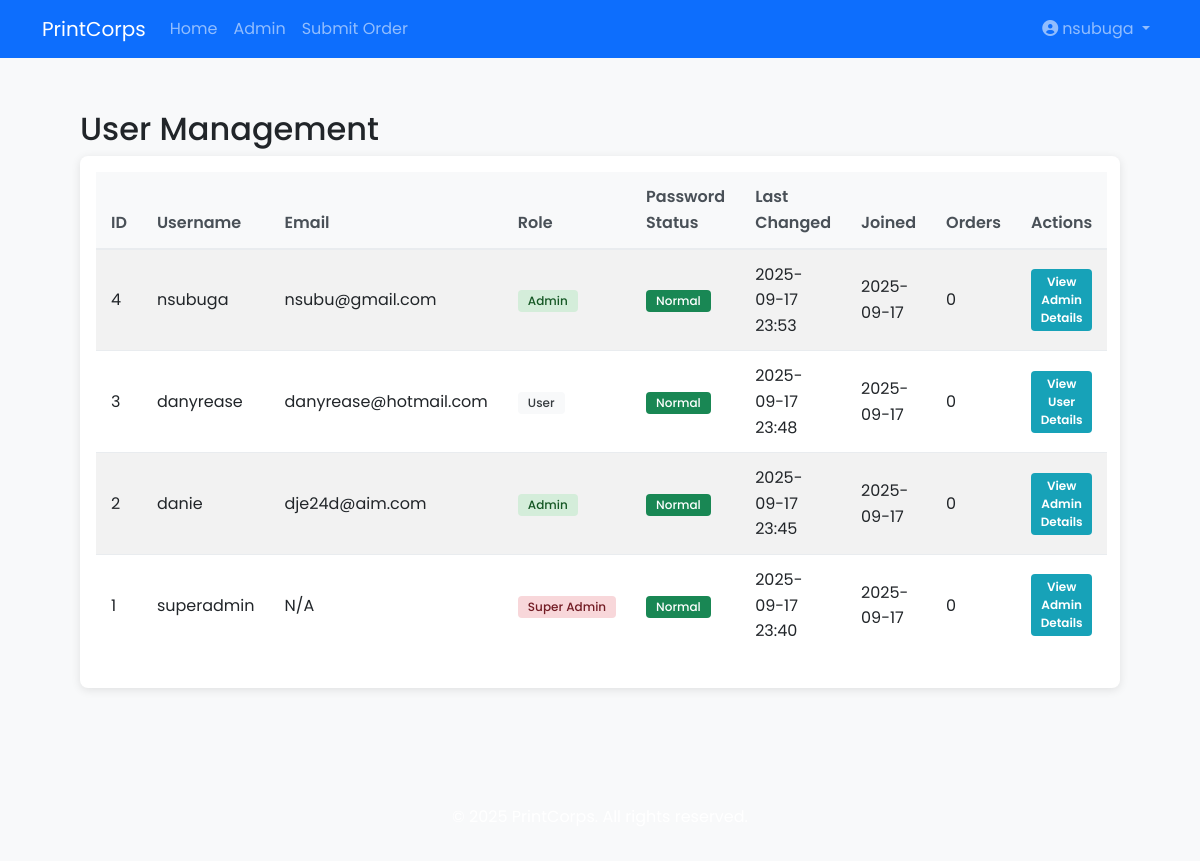
Page /admin/users (signed in) on the committed database.
### app.py (models this page shows, shortened)
class User(UserMixin, db.Model):
    id = db.Column(db.Integer, primary_key=True)
    username = db.Column(db.String(100), unique=True, nullable=False)
    email = db.Column(db.String(120), unique=True, nullable=True)
    full_name = db.Column(db.String(150), nullable=True)
    phone_number = db.Column(db.String(20), nullable=True)
    password_hash = db.Column(db.String(200), nullable=False)
    is_admin = db.Column(db.Boolean, default=False)
    is_superadmin = db.Column(db.Boolean, default=False)
    created_at = db.Column(db.DateTime, default=datetime.utcnow)
    password_changed_at = db.Column(db.DateTime, nullable=True)
    is_one_time_password = db.Column(db.Boolean, default=False)
    reset_token = db.Column(db.String(100), nullable=True)
    reset_token_expires = db.Column(db.DateTime, nullable=True)
    location_set = db.Column(db.Boolean, default=False)  # Track if location is set
    orders = db.relationship('Order', backref='customer', foreign_keys='Order.user_id', lazy=True)
    assigned_orders = db.relationship('Order', backref='assigned_admin', foreign_keys='Order.assigned_admin_id', lazy=True)

### app.py (the view)
    @app.route('/admin/users')
    @login_required
    def admin_users():
        if not (current_user.is_admin or current_user.is_superadmin):
            abort(403)
        users = User.query.order_by(User.created_at.desc()).all()
        user_data = []
        for user in users:
            user_info = {
                'id': user.id,
                'username': user.username,
                'email': user.email,
                'is_admin': user.is_admin,
                'is_superadmin': user.is_superadmin,
                'created_at': user.created_at,
                'password_changed_at': user.password_changed_at,
                'is_one_time_password': user.is_one_time_password,
                'requires_password_change': user.is_admin and user.is_one_time_password,
                'has_location': user.location_set,
                'location': user.location.address if user.location else 'Not set'
            }
            user_data.append(user_info)
        return render_template('admin_users.html', users=user_data)

### app.py (called while the page is built)
@login_manager.user_loader
def load_user(user_id):
    return User.query.get(int(user_id))

### templates/admin_users.html (shortened to what this page needs)
{% extends "base.html" %}
{% block content %}
<section class="admin-container">
    <h2>User Management</h2>
    <div class="admin-table">
        <table class="table table-striped">
            <thead>
                <tr>
                    <th>ID</th>
                    <th>Username</th>
                    <th>Email</th>
                    <th>Role</th>
                    <th>Password Status</th>
                    <th>Last Changed</th>
                    <th>Joined</th>
                    <th>Orders</th>
                    <th>Actions</th>
                </tr>
            </thead>
            <tbody>
                {% for user in users %}
                <tr>
                    <td>{{ user.id }}</td>
                    <td>{{ user.username }}</td>
                    <td>{{ user.email or 'N/A' }}</td>
                    <td>
                        {% if user.is_superadmin %}
                            <span class="badge badge-danger">Super Admin</span>
                        {% elif user.is_admin %}
                            <span class="badge badge-success">Admin</span>
                        {% else %}
                            <span class="badge badge-secondary">User</span>
                        {% endif %}
                    </td>
                    <td>
                        {% if user.requires_password_change %}
                        <span class="badge bg-warning">Requires Change</span>
                        {% elif user.is_one_time_password %}
                        <span class="badge bg-info">One-Time</span>
                        {% else %}
                        <span class="badge bg-success">Normal</span>
                        {% endif %}
                    </td>
                    <td>
                        {% if user.password_changed_at %}
                        {{ user.password_changed_at.strftime('%Y-%m-%d %H:%M') }}
                        {% else %}
                        Never
                        {% endif %}
                    </td>
                    <td>{{ user.created_at.strftime('%Y-%m-%d') }}</td>
                    <td>{{ user.orders|length }}</td>
                    <td>
                        {% if user.is_admin or user.is_superadmin %}
                            <a href="{{ url_for('admin_detail', admin_id=user.id) }}" class="btn btn-sm btn-info">
                                View Admin Details
                            </a>
                        {% else %}
                            <a href="{{ url_for('user_detail', user_id=user.id) }}" class="btn btn-sm btn-info">
                                View User Details
                            </a>
                        {% endif %}
                    </td>
                </tr>
                {% endfor %}
            </tbody>
        </table>
    </div>
</section>
{% endblock %}

### templates/base.html (shortened to what this page needs)
<!DOCTYPE html>
<html lang="en">
<head>
    <link href="https://cdn.jsdelivr.net/npm/bootstrap@5.3.0/dist/css/bootstrap.min.css" rel="stylesheet">
    <link rel="stylesheet" href="{{ url_for('static', filename='css/style.css') }}">
    <link rel="stylesheet" href="https://cdnjs.cloudflare.com/ajax/libs/font-awesome/6.0.0/css/all.min.css">
</head>
<body>
    <nav class="navbar navbar-expand-lg navbar-dark bg-primary">
        <div class="container">
            <a class="navbar-brand" href="{{ url_for('home') }}">PrintCorps</a>
            <div class="collapse navbar-collapse" id="navbarContent">
                <ul class="navbar-nav me-auto">
                    <li class="nav-item">
                        <a class="nav-link" href="{{ url_for('home') }}">Home</a>
                    </li>
                    {% if current_user.is_authenticated %}
                    <li class="nav-item">
                        {% if current_user.is_admin or current_user.is_superadmin %}
                            <a class="nav-link" href="{{ url_for('admin_dashboard') }}">Admin</a>
                        {% else %}
                            <a class="nav-link" href="{{ url_for('dashboard') }}">Dashboard</a>
                        {% endif %}
                    </li>
                    <li class="nav-item">
                        <a class="nav-link" href="{{ url_for('upload_file') }}">Submit Order</a>
                    </li>
                    {% endif %}
                </ul>
                <ul class="navbar-nav">
                    {% if current_user.is_authenticated %}
                    <li class="nav-item dropdown">
                        <a class="nav-link dropdown-toggle" href="#" role="button" data-bs-toggle="dropdown">
                            <i class="fas fa-user-circle me-1"></i>{{ current_user.username }}
                        </a>
                    </li>
                    {% endif %}
                </ul>
            </div>
        </div>
    </nav>
    <main>
        {% block content %}{% endblock %}
    </main>
    <footer class="bg-light text-center py-3 mt-5">
        <p>&copy; {{ now.year }} PrintCorps. All rights reserved.</p>
    </footer>
</body>
</html>

### static/css/style.css (style rules this page uses)
:root { --primary-color: #4361ee; --secondary-color: #3f37c9; --light-color: #f8f9fa; --dark-color: #212529; --success-color: #4cc9f0; --danger-color: #f72585; --warning-color: #ff9e00; }
* { margin: 0; padding: 0; box-sizing: border-box; font-family: 'Poppins', sans-serif; }
body { background-color: var(--light-color); color: var(--dark-color); line-height: 1.6; }
nav { display: flex; justify-content: space-between; align-items: center; padding: 1rem 5%; max-width: 1200px; margin: 0 auto; }
main { min-height: calc(100vh - 120px); padding: 2rem 5%; max-width: 1200px; margin: 0 auto; }
.btn { display: inline-block; padding: 0.8rem 1.5rem; border-radius: 5px; text-decoration: none; font-weight: 600; transition: all 0.3s; cursor: pointer; border: none; }
table { width: 100%; border-collapse: collapse; }
th { background: var(--primary-color); color: white; padding: 1rem; text-align: left; }
td { padding: 1rem; border-bottom: 1px solid #eee; }
.badge { padding: 0.3rem 0.8rem; border-radius: 20px; font-size: 0.8rem; font-weight: 500; display: inline-block; }
footer { background-color: var(--dark-color); color: white; text-align: center; padding: 1.5rem; }
.admin-container { max-width: 1200px; margin: 2rem auto; padding: 0 1rem; }
.admin-table { background: white; border-radius: 8px; padding: 1rem; box-shadow: 0 2px 10px rgba(0,0,0,0.1); overflow-x: auto; }
.admin-table table { width: 100%; border-collapse: collapse; }
.admin-table th { background: var(--primary-color); color: white; padding: 1rem; text-align: left; }
.admin-table td { padding: 1rem; border-bottom: 1px solid #eee; }
.badge-success { background: rgba(76, 201, 240, 0.2); color: var(--success-color); padding: 0.3rem 0.6rem; border-radius: 20px; font-size: 0.8rem; }
.badge { padding: 5px 10px; border-radius: 4px; font-size: 14px; }

### templates/admin_users.html (style rules this page uses)
.admin-container { padding: 20px; max-width: 1400px; margin: 0 auto; }
.admin-table { background: white; border-radius: 8px; box-shadow: 0 2px 10px rgba(0, 0, 0, 0.1); overflow: hidden; }
.admin-table table { width: 100%; border-collapse: collapse; }
.admin-table th { background-color: #f8f9fa; padding: 12px 15px; text-align: left; font-weight: 600; color: #495057; border-bottom: 2px solid #e9ecef; }
.admin-table td { padding: 12px 15px; border-bottom: 1px solid #e9ecef; vertical-align: middle; }
.admin-table tr:last-child td { border-bottom: none; }
.badge { padding: 5px 10px; border-radius: 4px; font-size: 12px; font-weight: 500; }
.badge-success { background-color: #d4edda; color: #155724; }
.badge-secondary { background-color: #f8f9fa; color: #383d41; }
.badge-danger { background-color: #f8d7da; color: #721c24; }
.btn { padding: 6px 12px; border-radius: 4px; font-size: 14px; cursor: pointer; border: none; transition: all 0.2s; text-decoration: none; display: inline-block; text-align: center; }
.btn-sm { padding: 4px 8px; font-size: 12px; }
.btn-info { background-color: #17a2b8; color: white; }

### rows in the picture
User: username "nsubuga", username "nsubuga", email "nsubu@gmail.com", password_changed_at "2025-09-17 23:53", created_at "2025-09-17"
User: id "3", username "danyrease", email "danyrease@hotmail.com", shows "User", password_changed_at "2025-09-17 23:48", created_at "2025-09-17", orders|length "0"
User: username "danie", email "dje24d@aim.com", password_changed_at "2025-09-17 23:45", created_at "2025-09-17"
User: id "1", username "superadmin", email "N/A", shows "Super Admin", password_changed_at "2025-09-17 23:40", created_at "2025-09-17", orders|length "0"

### other values in the picture
{{ user.id }} "4" "2"
{{ user.orders|length }} "0" "0"
